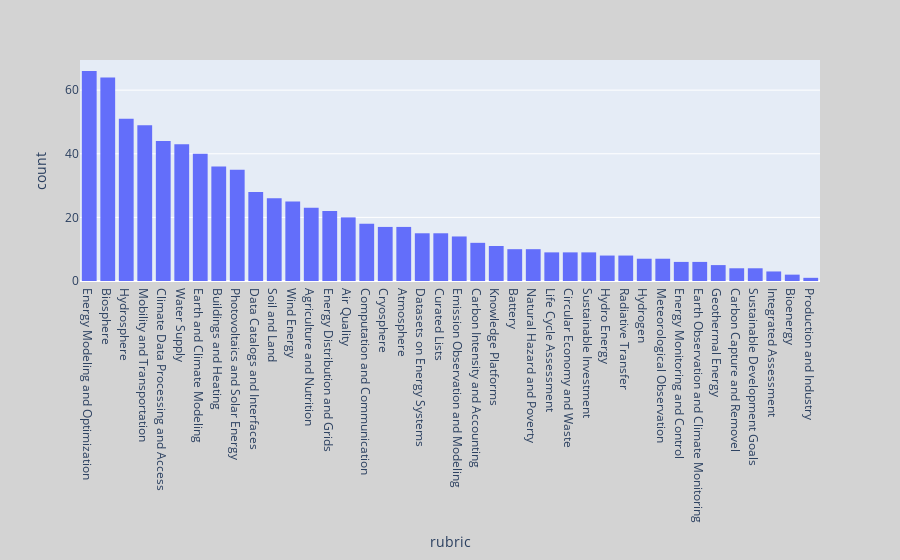

The notebook cell saved with this chart:
### Code cell
fig = px.histogram(df, x="rubric").update_xaxes(categoryorder="total descending")
fig.update_layout(
    paper_bgcolor="lightgray",
)
fig.show()

### Figure 1 — Plotly figure (JSON) as saved in the notebook; plotly's stock layout.template omitted (floating-point values rounded to 4 significant figures; data arrays with more than 128 entries replaced by an {"elided": "..."} marker saying what was removed)
{"data": [{"alignmentgroup": "True", "bingroup": "x", "hovertemplate": "rubric=%{x}<br>count=%{y}<extra></extra>", "legendgroup": "", "marker": {"color": "#636efa", "pattern": {"shape": ""}}, "name": "", "offsetgroup": "", "orientation": "v", "showlegend": false, "type": "histogram", "x": {"elided": "799 str values"}, "xaxis": "x", "yaxis": "y"}], "layout": {"barmode": "relative", "legend": {"tracegroupgap": 0}, "margin": {"t": 60}, "paper_bgcolor": "lightgray", "xaxis": {"anchor": "y", "categoryorder": "total descending", "domain": [0, 1], "title": {"text": "rubric"}}, "yaxis": {"anchor": "x", "domain": [0, 1], "title": {"text": "count"}}}}
